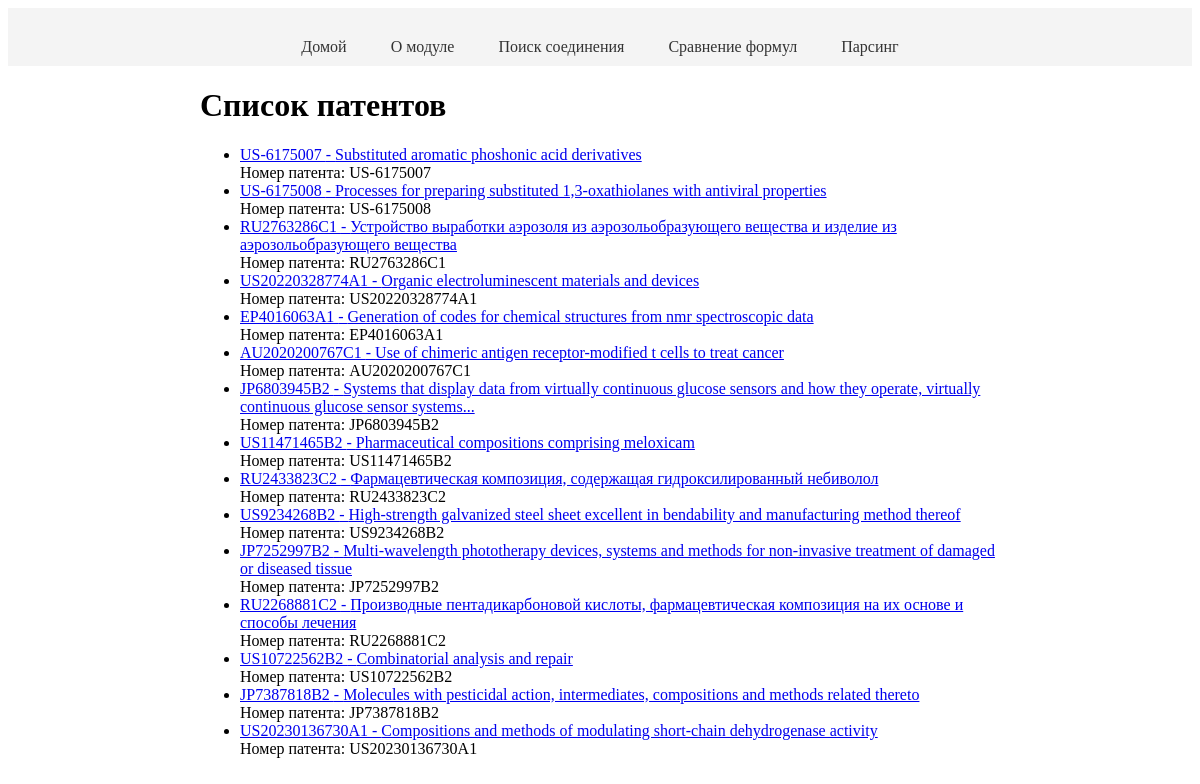
Before: / with the older database file.
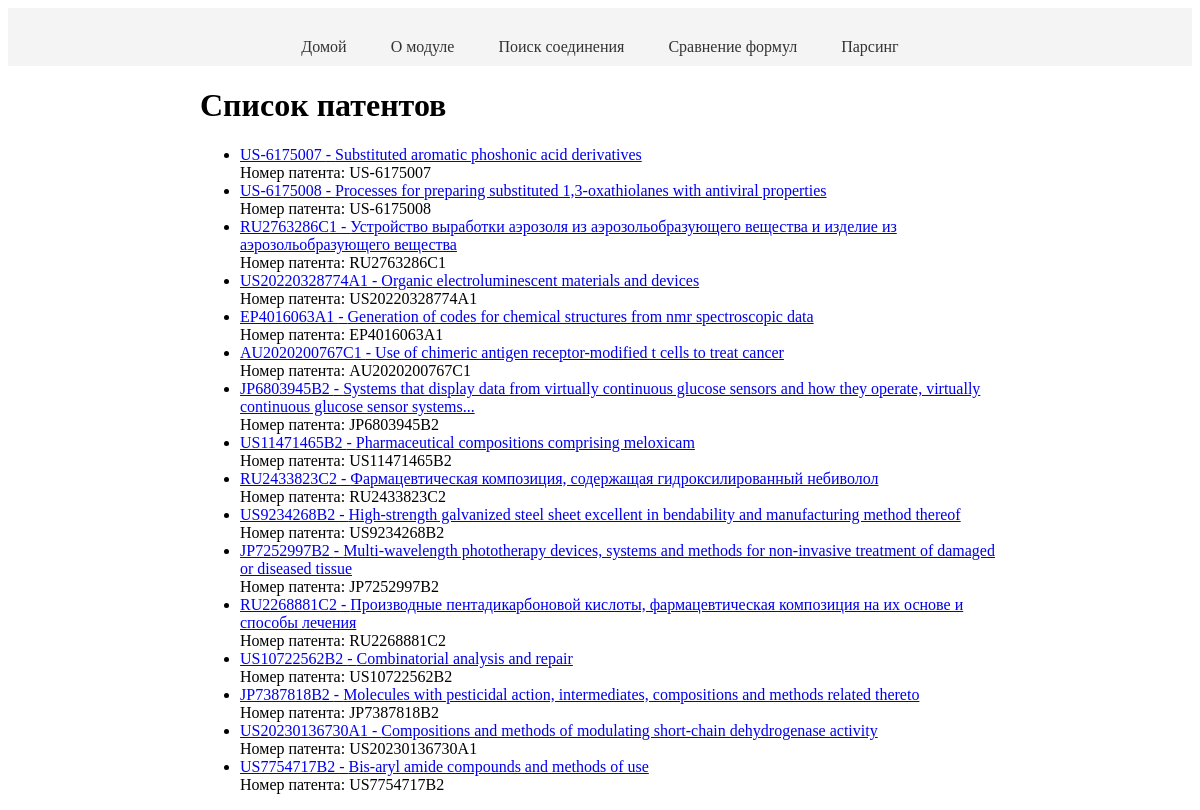
After: the same page with the newer database file.
### tables this page shows
CREATE TABLE patents (id INTEGER PRIMARY KEY AUTOINCREMENT, name TEXT, link TEXT, PatentNumber TEXT);

### app.py (the view)
@app.route('/')
def mainPage():
    patents = get_patents()
    return render_template('main.html', patents=patents)

### app.py (called while the page is built)
def get_patents():
    conn = sqlite3.connect('patents.db')
    cursor = conn.cursor()
    cursor.execute('SELECT id, name, PatentNumber, link FROM patents')
    patents = cursor.fetchall()
    conn.close()
    return patents

### templates/main.html (shortened to what this page needs)
<!DOCTYPE html>
<html>
<head>
    <link rel="stylesheet" type="text/css" href="{{ url_for('static', filename='styles.css') }}">
</head>
<body>
    <header>
        <nav>
            <ul class="navigation-menu">
                <li><a href="/">Домой</a></li>
                <li><a href="/about">О модуле</a></li>
                <li><a href="#">Поиск соединения</a></li>
                <li><a href="/similarity">Сравнение формул</a></li>
                <li><a href="/parse">Парсинг</a></li>
            </ul>
        </nav>
    </header>
    <div class="page-content">
        <h1>Список патентов</h1>
        <ul>
            {% for patent in patents %}
            <li>
                <a href="{{ patent[3] }}" target="_blank">{{ patent[2] }} - {{ patent[1] }}</a>
                <br>
                Номер патента: {{ patent[2] }}
            </li>
            {% endfor %}
        </ul>
    </div>
</body>
</html>

### static/styles.css (style rules this page uses)
header { background-color: #f4f4f4; padding: 10px 0; text-align: center; }
.navigation-menu { list-style-type: none; margin: 0; padding: 0; text-align: center; }
.navigation-menu li { display: inline; margin-right: 20px; }
.navigation-menu li:last-child { margin-right: 0; }
.navigation-menu li a { text-decoration: none; color: #333; padding: 5px 10px; border-radius: 5px; transition: background-color 0.3s ease; }
.content-slider, .navigation-menu { margin-top: 20px; }
.page-content { max-width: 800px; margin: 0 auto; }

Changed rows visible on the page:
added patents: PatentNumber "US7754717B2", name "Bis-aryl amide compounds and methods of use"
